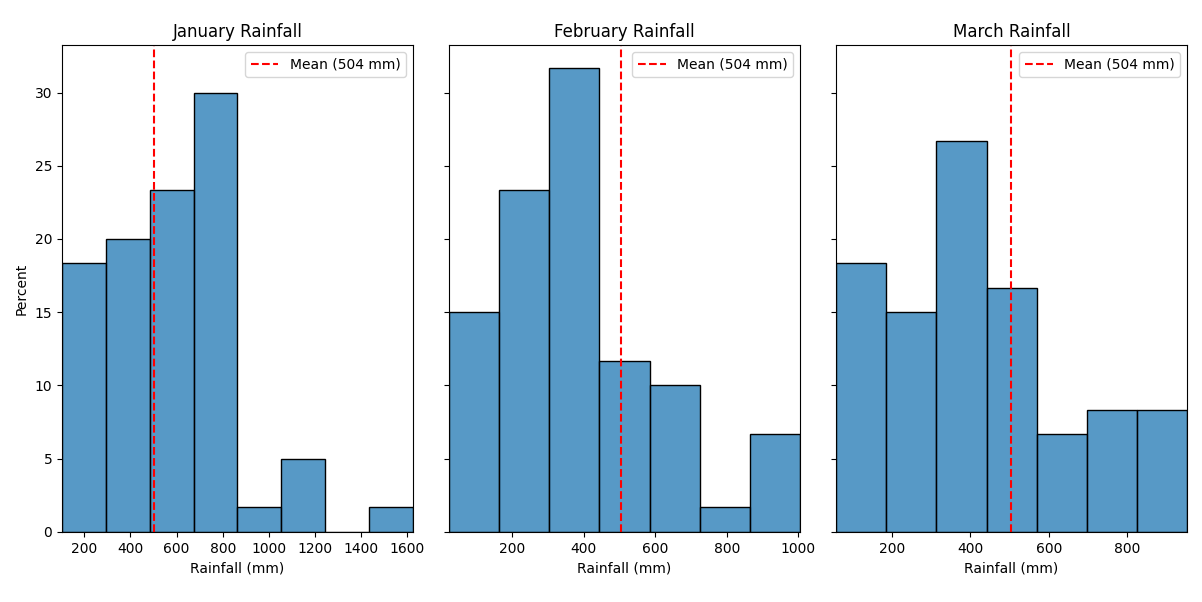

Reproduce this figure in Python.
import pandas as pd
import seaborn as sns
import matplotlib.pyplot as plt

# Read and prepare the data
df = pd.read_csv('london_rainfall.csv')

# Create subplots
fig, (ax0, ax1, ax2) = plt.subplots(nrows=1, ncols=3, sharey=True, figsize=(12, 5))

# Plot histogram for January rainfall
sns.histplot(df['January'], stat='percent', ax=ax0)
ax0.set(title='January Rainfall', xlabel='Rainfall (mm)')
# Add a vertical line at a certain threshold (e.g., 500 mm)
ax0.axvline(x=504, label='Mean (504 mm)', linestyle='--', color='r')
ax0.set_xlim(df['January'].min(), df['January'].max())  # January
ax0.legend()

# Plot histogram for February rainfall
sns.histplot(df['February'], stat='percent', ax=ax1)
ax1.set(title='February Rainfall', xlabel='Rainfall (mm)', xlim=(0, 2000))

# Add a vertical line at a certain threshold (e.g., 500 mm)
ax1.axvline(x=504, label='Mean (504 mm)', linestyle='--', color='r')
ax1.set_xlim(df['February'].min(), df['February'].max())  # February
ax1.legend()

# Plot histogram for February rainfall
sns.histplot(df['March'], stat='percent', ax=ax2)
ax2.set(title='March Rainfall', xlabel='Rainfall (mm)', xlim=(0, 2000))

# Add a vertical line at a certain threshold (e.g., 500 mm)
ax2.axvline(x=504, label='Mean (504 mm)', linestyle='--', color='r')
ax2.set_xlim(df['March'].min(), df['March'].max())  # March
ax2.legend()

# Adjust layout and show the plot
plt.tight_layout()
plt.show()
